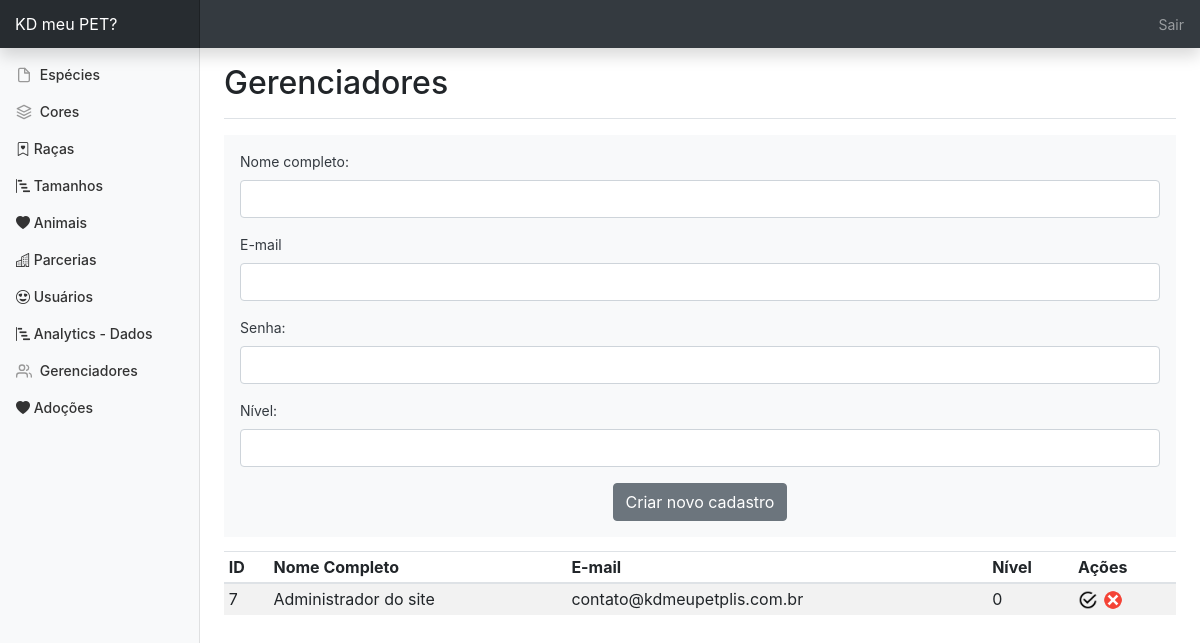
Screenshot of /gerenciamento.php (signed in) with the database file from the repository.
### tables this page shows
CREATE TABLE `cadastro_gerenciador` (
  `g_id` int(11) NOT NULL,
  `g_email` varchar(250) DEFAULT NULL,
  `g_senha` varchar(250) DEFAULT NULL,
  `g_nivel` int(11) DEFAULT NULL,
  `g_nome` varchar(250) DEFAULT NULL
);

### gerenciamento.php (the view, shortened to what this page needs)
<?php
  require_once"conexao.php";
?>
<html lang="pt">
  <head>
    <link href="css/bootstrap-4.1.3/dist/css/bootstrap.min.css" rel="stylesheet">
    <link rel="stylesheet" href="https://cdn.jsdelivr.net/npm/bootstrap-icons@1.3.0/font/bootstrap-icons.css">
    <link href="css/dashboard.css" rel="stylesheet">
  </head>
  <body>
    <nav class="navbar navbar-dark fixed-top bg-dark flex-md-nowrap p-0 shadow">
      <a class="navbar-brand col-sm-3 col-md-2 mr-0" href="#">KD meu PET?</a>
      <ul class="navbar-nav px-3">
        <li class="nav-item text-nowrap">
          <a class="nav-link" href="sairgerenciador.php">Sair</a>
        </li>
      </ul>
    </nav>
    <div class="container-fluid">
      <div class="row">
        <nav class="col-md-2 d-none d-md-block bg-light sidebar">
          <div class="sidebar-sticky">
          <?php include "menuadmin.php"; ?>
          </div>
        </nav>
        <main role="main" class="col-md-9 ml-sm-auto col-lg-10 px-4">
          <div class="d-flex justify-content-between flex-wrap flex-md-nowrap align-items-center pt-3 pb-2 mb-3 border-bottom">
            <h1 class="h2">Gerenciadores</h1>
          </div>
          <div class="table-responsive">
            <form action="gerarusuario.php" method="post" enctype="multipart/form-data">
            <div class="p-3 mb-2 bg-light text-dark container">
                <div class="mb-3">
                    <label for="nome" class="form-label">Nome completo:</label>
                    <input type="text" class="form-control" required name="nome">
                </div>
                <div class="mb-3">
                    <label for="email" class="form-label">E-mail</label>
                    <input type="email" class="form-control" required name="email">
                </div>
                <div class="mb-3">
                    <label for="senha" class="form-label">Senha:</label>
                    <input type="password" class="form-control" required name="senha">
                </div>
                <div class="mb-3">
                    <label for="nome" class="form-label">Nível:</label>
                    <input type="text" class="form-control" required name="nivel">
                </div>
                <div align="center">
                    <button type="submit" class="btn btn-secondary">Criar novo cadastro</button>
                </div>
            </div>
            </form>
            <div class="table-responsive">
            <table class="table table-striped table-sm">
              <thead>
                <tr>
                  <th>ID</th>
                  <th>Nome Completo</th>
                  <th>E-mail</th>
                  <th>Nível</th>
                  <th>Ações</th>
                </tr>
              </thead>
              <tbody>
               <?php
                try {
                  $consulta = "SELECT * FROM cadastro_gerenciador ORDER BY g_id ASC";
                  $stmt_consulta = $pdo->prepare($consulta);
                  $stmt_consulta->execute();
                } catch (PDOException $e) {
                  echo "Erro: " . $e->getMessage();
                }
                while($dado = $stmt_consulta->fetch(PDO::FETCH_ASSOC))
                {
                ?>
                <tr>
                  <td><?php echo $dado['g_id']; ?></td>
                  <td><?php echo $dado['g_nome']; ?></td>
                  <td><?php echo $dado['g_email']; ?></td>
                  <td><?php echo $dado['g_nivel']; ?></td>
                  <td>
                    <a style="text-decoration:none" href="javascript: if(confirm('Deseja editar?'))
                    location.href='re_editar.php?p=editar&g_id=<?php echo $dado['g_id']; ?>';">
                    <img src="img/check.png" height="20" width="20">
                    </a>
                    <a style="text-decoration:none" href="javascript: if(confirm('Tem certeza que deseja excluir?'))
                    location.href='re_deletar.php?p=deletar&g_id=<?php echo $dado['g_id']; ?>';">
                    <img src="img/remover.png" height="20" width="20">
                    </a>
                  </td>
                </tr>
                <?php } ?>
              </tbody>
            </table>
          </div>
          </div>
        </main>
      </div>
    </div>
  </body>
</html>

### css/dashboard.css (style rules this page uses)
body { font-size: .875rem; }
.sidebar { position: fixed; top: 0; bottom: 0; left: 0; z-index: 100; padding: 48px 0 0; box-shadow: inset -1px 0 0 rgba(0, 0, 0, .1); }
.sidebar-sticky { position: relative; top: 0; height: calc(100vh - 48px); padding-top: .5rem; overflow-x: hidden; overflow-y: auto; }
[role="main"] { padding-top: 48px; }
.navbar-brand { padding-top: .75rem; padding-bottom: .75rem; font-size: 1rem; background-color: rgba(0, 0, 0, .25); box-shadow: inset -1px 0 0 rgba(0, 0, 0, .25); }

### rows the page displays
cadastro_gerenciador: g_id "7", g_nome "Administrador do site", g_email "contato@kdmeupetplis.com.br", g_nivel "0"
